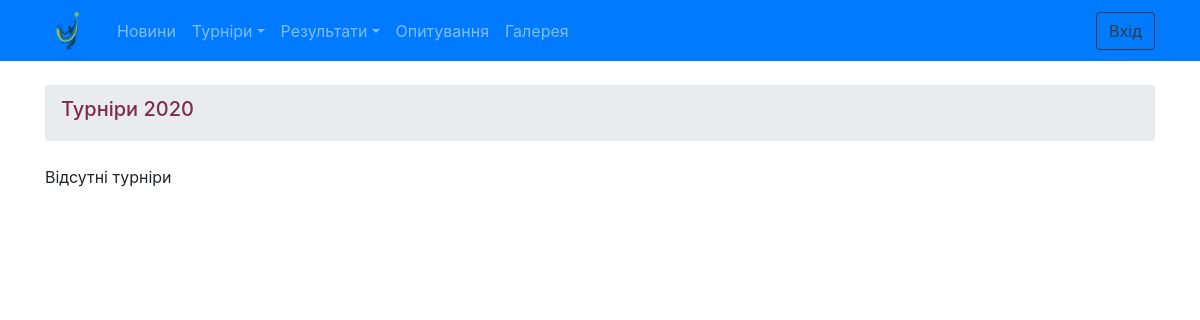
Before: /TennisUz/tourney/ with the older database file.
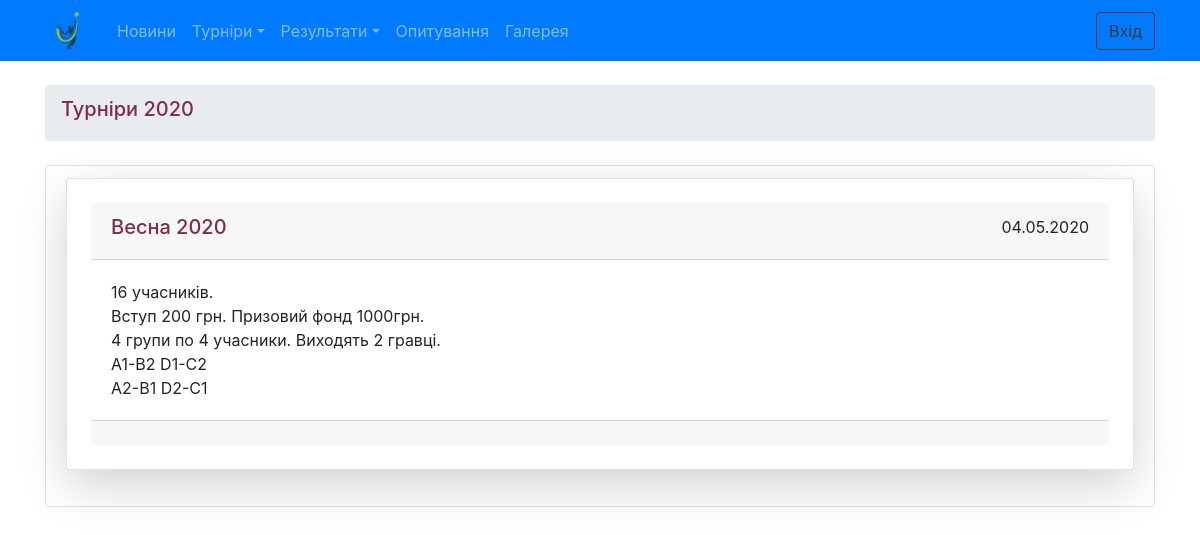
After: the same page with the newer database file.
### TennisUz/models.py (models this page shows, shortened)
class Tourney(models.Model):
    name = models.CharField(max_length=200)
    dt = models.DateField(blank='True', null= 'True')
    rules = models.TextField()
    stadium = models.ForeignKey(Stadium, on_delete=models.SET_NULL, blank='TRUE', null='True')
    court = models.ForeignKey(Court, on_delete=models.SET_NULL, blank='TRUE', null='True')
    class Meta:
        verbose_name = 'Турнір'
        verbose_name_plural = 'Турніри'
        ordering = ('-dt',)

### TennisUz/views.py (the view)
# urls.py: path('tourney/', views.tourney_index, name='tourney_index'),
def tourney_index(request):
    tourney_list = Tourney.objects.all().order_by('-dt')
    tourney_list = tourney_list[:10]
    return render(request, 'tourney/index.html', {'tourney_list': tourney_list})

### templates/tourney/index.html (shortened to what this page needs)
{% extends 'base.html' %}
{% load static %}
{% block breadcrumb %}
 <li class="breadcrumb-item" ><h5><a href="{% url 'tourney_index' %}">Турніри 2020</a></h5></li>
{% endblock %}
{% block content %}
{% if tourney_list %}
    <ul class="list-group">
    {% for t in tourney_list %}
         <li class="list-group-item">
     <div class="card shadow-lg p-4 mb-4">
        <div class="card-header ">
         <div class="row">
             <div class="col-md-8"> <h5><a href="{% url 'tourney_detail' t.id %}"> {{ t.name }}</a> </h5>   </div>
             <div class="col-md-4">  <span class="float-right">{{ t.dt|date:"d.m.Y" }}</span> </div>
         </div>
        </div>
        <div class="card-body">
            {{ t.rules|linebreaksbr }}
        </div>
        <div class="card-footer">    </div>
    </div>
    {% endfor %}
    </ul>
{% else %}
    <p>Відсутні турніри</p>
{% endif %}
</div>
{% endblock %}

Changed rows visible on the page:
added Tourney: name "Весна 2020", dt "04.05.2020", rules "16 учасників. Вступ 200 грн. Призовий фонд 1000грн. 4 групи по 4 учасники. Виходять 2 гравці. A1-B2 D1-C2 A2-B1 D2-C1"
Other visible differences:
text no longer shown: "Відсутні турніри"
